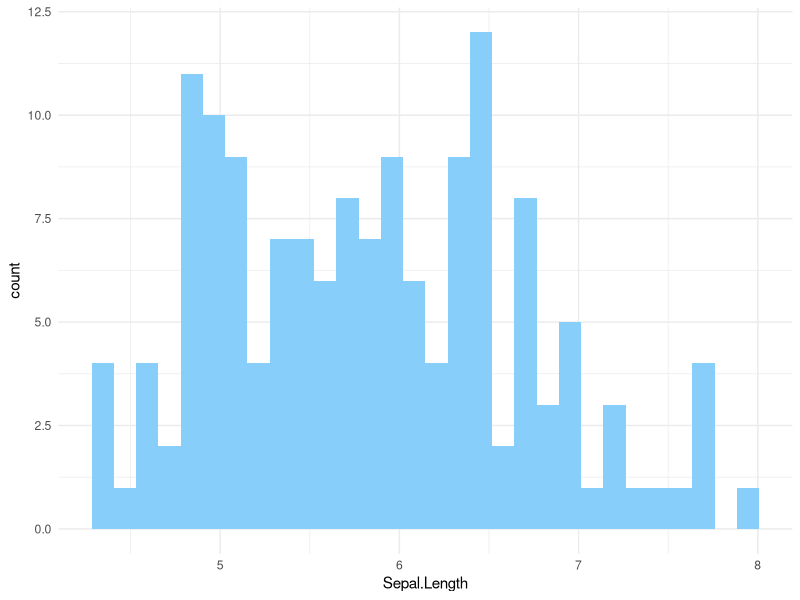

Source code (R):
## ---- chunk 1
knitr::opts_chunk$set(echo = TRUE)
## ---- chunk 2
library(tidyverse)
## ---- chunk 3
col <- colors()
colors()
## ---- chunk 4
ggplot(iris, aes(x=Sepal.Length)) +
  geom_histogram(fill=col[430]) +
  theme_minimal()
